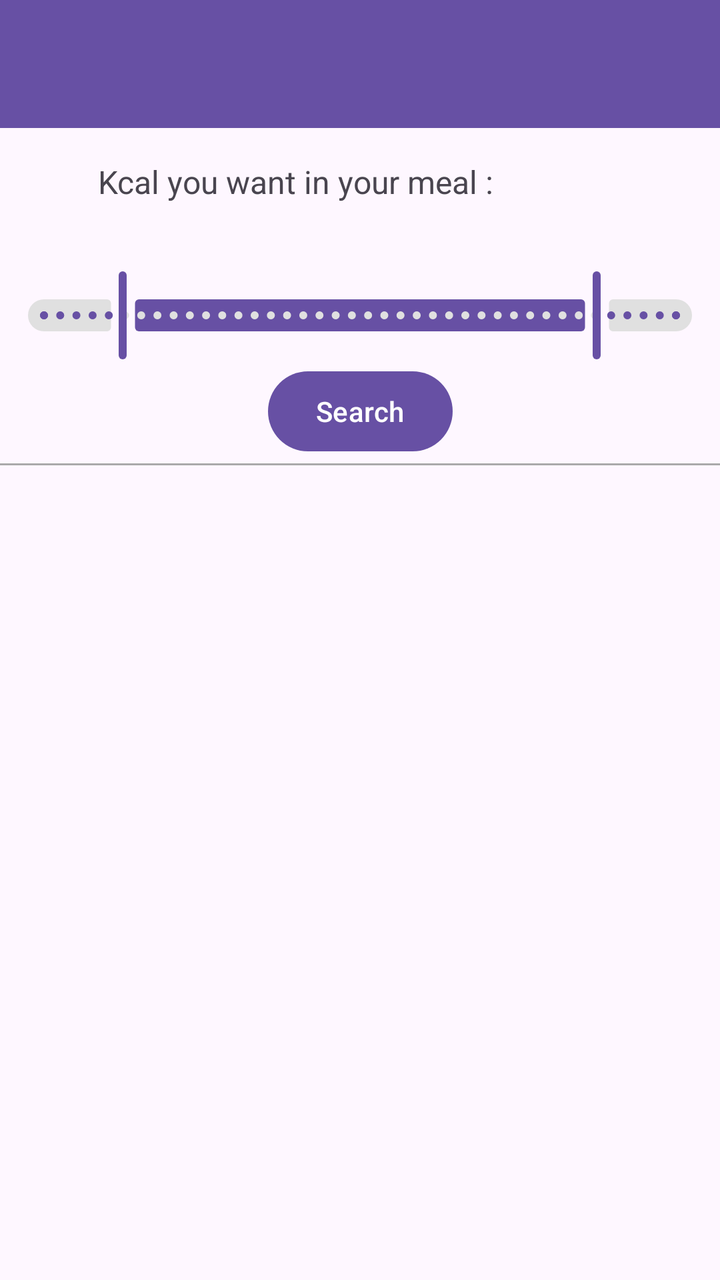
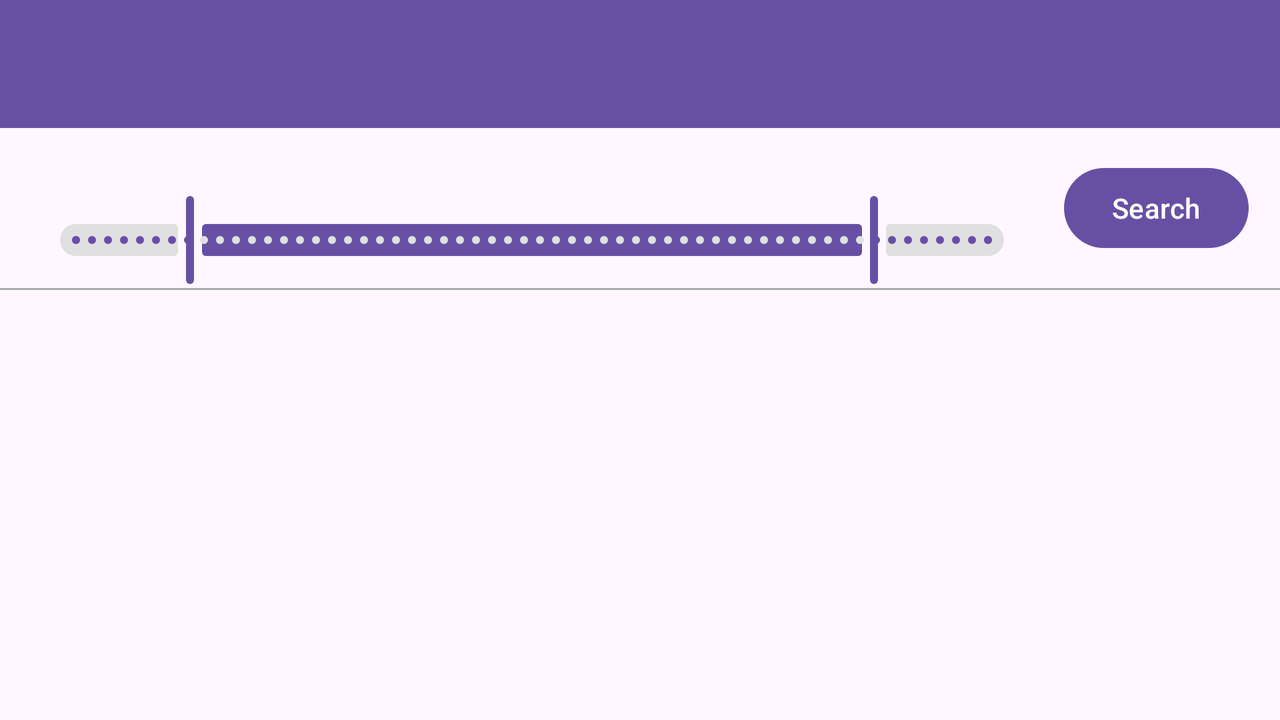

Compare how this app lays out the same screen by default and in its alternative resource folder. The renders come first, then the two layout files and the values they reference.
<!-- AndroidManifest.xml: application theme Theme.CALORIE -->
<!-- res/layout/activity_food_recipe.xml -->
<?xml version="1.0" encoding="utf-8"?>
<androidx.constraintlayout.widget.ConstraintLayout xmlns:android="http://schemas.android.com/apk/res/android"
    xmlns:app="http://schemas.android.com/apk/res-auto"
    xmlns:tools="http://schemas.android.com/tools"
    android:layout_width="match_parent"
    android:layout_height="match_parent"
    tools:context=".FoodRecipe">

    <include
        android:id="@+id/toolbar"
        layout="@layout/toolbar"
        android:layout_width="0dp"
        android:layout_height="wrap_content"
        android:layout_marginBottom="270dp"
        app:layout_constraintEnd_toEndOf="parent"
        app:layout_constraintStart_toStartOf="parent"
        app:layout_constraintTop_toTopOf="parent" />

    <com.google.android.material.slider.RangeSlider
        android:id="@+id/calorie_slider"
        android:layout_width="match_parent"
        android:layout_height="wrap_content"
        android:stepSize="10.0"
        android:valueFrom="0.0"
        android:valueTo="800.0"
        app:layout_constraintEnd_toEndOf="parent"
        app:layout_constraintStart_toStartOf="parent"
        app:labelBehavior="visible"
        app:layout_constraintTop_toBottomOf="@+id/Label_calorie_slider"
        app:values="@array/initial_range_slider_values" />

    <TextView
        android:id="@+id/Label_calorie_slider"
        android:layout_width="wrap_content"
        android:layout_height="wrap_content"
        android:layout_marginTop="16dp"
        android:text="@string/label_slider"
        android:textSize="16sp"
        app:layout_constraintEnd_toEndOf="parent"
        app:layout_constraintHorizontal_bias="0.301"
        app:layout_constraintStart_toStartOf="parent"
        app:layout_constraintTop_toBottomOf="@+id/toolbar" />

    <Button
        android:id="@+id/search_button"
        android:layout_width="wrap_content"
        android:layout_height="wrap_content"
        android:text="@string/shearch"
        app:layout_constraintEnd_toEndOf="parent"
        app:layout_constraintStart_toStartOf="parent"
        app:layout_constraintTop_toBottomOf="@+id/calorie_slider" />

    <View
        android:id="@+id/separator"
        android:layout_width="match_parent"
        android:layout_height="1dp"
        android:layout_marginTop="2dp"
        android:background="@android:color/darker_gray"
        app:layout_constraintEnd_toEndOf="parent"
        app:layout_constraintStart_toStartOf="parent"
        app:layout_constraintTop_toBottomOf="@+id/search_button" />

    <ScrollView
        android:layout_width="match_parent"
        android:layout_height="0dp"
        app:layout_constraintBottom_toBottomOf="parent"
        app:layout_constraintTop_toBottomOf="@+id/separator"
        tools:layout_editor_absoluteX="0dp">

        <LinearLayout
            android:id="@+id/recipe_list"
            android:layout_width="match_parent"
            android:layout_height="wrap_content"
            android:layout_marginTop="0dp"
            android:orientation="vertical">

            


        </LinearLayout>
    </ScrollView>


</androidx.constraintlayout.widget.ConstraintLayout>
<!-- res/layout/toolbar.xml (included above) -->
<?xml version="1.0" encoding="utf-8"?>
<androidx.appcompat.widget.Toolbar
    xmlns:android="http://schemas.android.com/apk/res/android"
    xmlns:app="http://schemas.android.com/apk/res-auto"
    android:id="@+id/my_toolbar"
    android:layout_width="match_parent"
    android:layout_height="wrap_content"
    android:background="?attr/colorPrimary"
    android:elevation="4dp"
    app:popupTheme="@style/ThemeOverlay.AppCompat.Light"
    android:theme="@style/Theme.CALORIE"
    app:titleTextAppearance="@style/TextAppearance.Widget.AppCompat.Toolbar.Title"
    />
<!-- resources referenced by this layout -->
<resources>
  <array name="initial_range_slider_values">
          <item>100.0</item>
          <item>700.0</item>
      </array>
  <string name="label_slider">Kcal you want in your meal :</string>
  <string name="shearch">Search</string>
  <style name="Theme.CALORIE" parent="Base.Theme.CALORIE" />
  <style name="Base.Theme.CALORIE" parent="Theme.Material3.DayNight.NoActionBar">
          
          
          <item name="colorSecondaryContainer">@color/grey</item>
      </style>
  <color name="grey">#E0E0E0</color>
</resources>
<!-- res/layout-land/activity_food_recipe.xml (the repository's variant of the layout above) -->
<!-- drawn on the phone turned sideways -->
<?xml version="1.0" encoding="utf-8"?>
<androidx.constraintlayout.widget.ConstraintLayout xmlns:android="http://schemas.android.com/apk/res/android"
    xmlns:app="http://schemas.android.com/apk/res-auto"
    xmlns:tools="http://schemas.android.com/tools"
    android:layout_width="match_parent"
    android:layout_height="match_parent"
    tools:context=".FoodRecipe">

    <include
        android:id="@+id/toolbar"
        layout="@layout/toolbar"
        android:layout_width="0dp"
        android:layout_height="wrap_content"
        android:layout_marginBottom="270dp"
        app:layout_constraintEnd_toEndOf="parent"
        app:layout_constraintStart_toStartOf="parent"
        app:layout_constraintTop_toTopOf="parent" />

    <com.google.android.material.slider.RangeSlider
        android:id="@+id/calorie_slider"
        android:layout_width="500dp"
        android:layout_height="50dp"
        android:layout_marginStart="16dp"
        android:stepSize="10.0"
        android:valueFrom="0.0"
        android:valueTo="800.0"
        app:labelBehavior="visible"
        app:layout_constraintStart_toStartOf="parent"
        app:layout_constraintTop_toBottomOf="@+id/toolbar"
        app:values="@array/initial_range_slider_values" />

    <Button
        android:id="@+id/search_button"
        android:layout_width="wrap_content"
        android:layout_height="wrap_content"
        android:text="@string/shearch"
        app:layout_constraintBottom_toBottomOf="@+id/calorie_slider"
        app:layout_constraintEnd_toEndOf="parent"
        app:layout_constraintStart_toEndOf="@+id/calorie_slider"
        app:layout_constraintTop_toTopOf="@+id/calorie_slider" />

    <View
        android:id="@+id/separator"
        android:layout_width="match_parent"
        android:layout_height="1dp"
        android:background="@android:color/darker_gray"
        app:layout_constraintEnd_toEndOf="parent"
        app:layout_constraintStart_toStartOf="parent"
        app:layout_constraintTop_toBottomOf="@+id/calorie_slider" />

    <HorizontalScrollView
        android:layout_width="match_parent"
        android:layout_height="0dp"
        android:scrollbars="vertical"
        app:layout_constraintBottom_toBottomOf="parent"
        app:layout_constraintTop_toBottomOf="@+id/separator"
        tools:layout_editor_absoluteX="0dp">

        <LinearLayout
            android:id="@+id/recipe_list"
            android:layout_width="wrap_content"
            android:layout_height="match_parent"
            android:layout_marginTop="0dp"
            android:orientation="horizontal">

            


        </LinearLayout>
    </HorizontalScrollView>
</androidx.constraintlayout.widget.ConstraintLayout>
<!-- resources referenced by the variant -->
<!-- as the phone turned sideways resolves them -->
<resources>
  <array name="initial_range_slider_values">
          <item>100.0</item>
          <item>700.0</item>
      </array>
  <string name="shearch">Search</string>
  <style name="Theme.CALORIE" parent="Base.Theme.CALORIE" />
  <style name="Base.Theme.CALORIE" parent="Theme.Material3.DayNight.NoActionBar">
          
          
          <item name="colorSecondaryContainer">@color/grey</item>
      </style>
  <color name="grey">#E0E0E0</color>
</resources>
